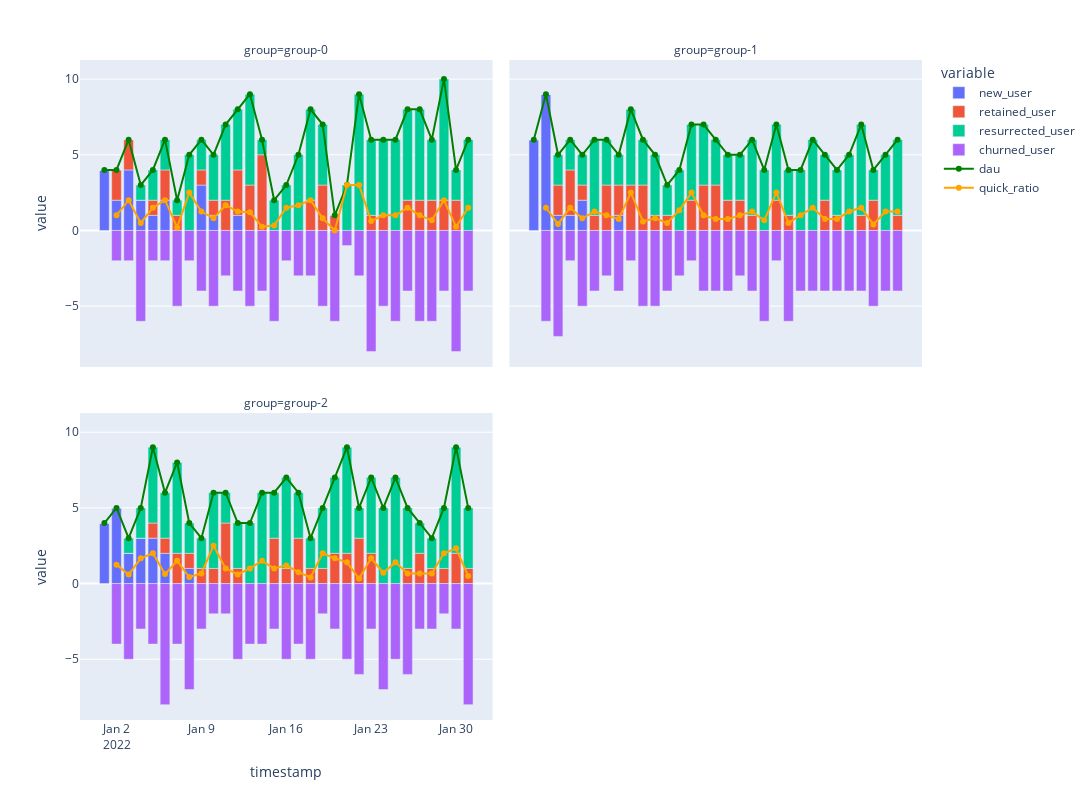

Notebook cell for this chart:
### Markdown cell above
# Quick Ratio

### Code cell
new = create_matrix_username_columns(df, COL_GROUP).assign(
    dau=create_matrix_username_columns(df, COL_GROUP).sum(axis=1),
    new_user=get_new_user(df, COL_GROUP),
    retained_user=get_retained_user(df, COL_GROUP),
    churned_user=get_churned_user(df, COL_GROUP),
    continuous_churned_user=get_continuous_churned_user(df, COL_GROUP),
    resurrected_user=get_resurrected_user(df, COL_GROUP),
).fillna(0)

new['total'] = new.new_user + new.retained_user + new.resurrected_user + new.churned_user + new.continuous_churned_user
new['check'] = new.dau == new.new_user + new.retained_user + new.resurrected_user

## Plot
new['quick_ratio'] = (new.new_user + new.resurrected_user) / new.churned_user
new['churned_user'] = -new['churned_user']
new['continuous_churned_user'] = -new['continuous_churned_user']
# display(new[new.total != num_users])

# WebGL mode
fig_dau = go.Scattergl(
    x=new.index,
    y=new['dau'],
    name='dau',
    mode='lines+markers',
)

fig_quick_ratio = go.Scattergl(
    x=new.index,
    y=new['quick_ratio'],
    name='quick_ratio',
    mode='lines+markers',
)

facet_col_args = {'facet_col': 'group', 'facet_col_wrap': 2}
width_height = {'width': 1200, 'height': 800}
fig = px.bar(new.reset_index(), x='timestamp', y=['new_user', 'retained_user', 'resurrected_user', 'churned_user'], **facet_col_args)
fig_dau = (
    px.line(new.reset_index(), x='timestamp', y=['dau'], markers=True, **facet_col_args)
    .update_traces(line_color='green')
)
fig_quick_ratio = (
    px.line(new.reset_index(), x='timestamp', y=['quick_ratio'], markers=True, **facet_col_args)
    .update_traces(line_color='orange')
)
fig.add_traces(fig_dau.data)
fig.add_traces(fig_quick_ratio.data)
fig.update_layout(
    **width_height,
)
fig

### Figure 1 — Plotly figure (JSON) as saved in the notebook; plotly's stock layout.template omitted (floating-point values rounded to 4 significant figures)
{"data": [{"alignmentgroup": "True", "hovertemplate": "variable=new_user<br>group=group-0<br>timestamp=%{x}<br>value=%{y}<extra></extra>", "legendgroup": "new_user", "marker": {"color": "#636efa", "pattern": {"shape": ""}}, "name": "new_user", "offsetgroup": "new_user", "orientation": "v", "showlegend": true, "textposition": "auto", "type": "bar", "x": ["2022-01-01T00:00:00", "2022-01-02T00:00:00", "2022-01-03T00:00:00", "2022-01-04T00:00:00", "2022-01-05T00:00:00", "2022-01-06T00:00:00", "2022-01-07T00:00:00", "2022-01-08T00:00:00", "2022-01-09T00:00:00", "2022-01-10T00:00:00", "2022-01-11T00:00:00", "2022-01-12T00:00:00", "2022-01-13T00:00:00", "2022-01-14T00:00:00", "2022-01-15T00:00:00", "2022-01-16T00:00:00", "2022-01-17T00:00:00", "2022-01-18T00:00:00", "2022-01-19T00:00:00", "2022-01-20T00:00:00", "2022-01-21T00:00:00", "2022-01-22T00:00:00", "2022-01-23T00:00:00", "2022-01-24T00:00:00", "2022-01-25T00:00:00", "2022-01-26T00:00:00", "2022-01-27T00:00:00", "2022-01-28T00:00:00", "2022-01-29T00:00:00", "2022-01-30T00:00:00", "2022-01-31T00:00:00"], "xaxis": "x3", "y": [4, 2, 4, 2, 1, 2, 0, 0, 3, 1, 0, 1, 0, 0, 0, 0, 0, 0, 0, 0, 0, 0, 0, 0, 0, 0, 0, 0, 0, 0, 0], "yaxis": "y3"}, {"alignmentgroup": "True", "hovertemplate": "variable=new_user<br>group=group-1<br>timestamp=%{x}<br>value=%{y}<extra></extra>", "legendgroup": "new_user", "marker": {"color": "#636efa", "pattern": {"shape": ""}}, "name": "new_user", "offsetgroup": "new_user", "orientation": "v", "showlegend": false, "textposition": "auto", "type": "bar", "x": ["2022-01-01T00:00:00", "2022-01-02T00:00:00", "2022-01-03T00:00:00", "2022-01-04T00:00:00", "2022-01-05T00:00:00", "2022-01-06T00:00:00", "2022-01-07T00:00:00", "2022-01-08T00:00:00", "2022-01-09T00:00:00", "2022-01-10T00:00:00", "2022-01-11T00:00:00", "2022-01-12T00:00:00", "2022-01-13T00:00:00", "2022-01-14T00:00:00", "2022-01-15T00:00:00", "2022-01-16T00:00:00", "2022-01-17T00:00:00", "2022-01-18T00:00:00", "2022-01-19T00:00:00", "2022-01-20T00:00:00", "2022-01-21T00:00:00", "2022-01-22T00:00:00", "2022-01-23T00:00:00", "2022-01-24T00:00:00", "2022-01-25T00:00:00", "2022-01-26T00:00:00", "2022-01-27T00:00:00", "2022-01-28T00:00:00", "2022-01-29T00:00:00", "2022-01-30T00:00:00", "2022-01-31T00:00:00"], "xaxis": "x4", "y": [6, 9, 1, 1, 2, 0, 0, 1, 0, 0, 0, 0, 0, 0, 0, 0, 0, 0, 0, 0, 0, 0, 0, 0, 0, 0, 0, 0, 0, 0, 0], "yaxis": "y4"}, {"alignmentgroup": "True", "hovertemplate": "variable=new_user<br>group=group-2<br>timestamp=%{x}<br>value=%{y}<extra></extra>", "legendgroup": "new_user", "marker": {"color": "#636efa", "pattern": {"shape": ""}}, "name": "new_user", "offsetgroup": "new_user", "orientation": "v", "showlegend": false, "textposition": "auto", "type": "bar", "x": ["2022-01-01T00:00:00", "2022-01-02T00:00:00", "2022-01-03T00:00:00", "2022-01-04T00:00:00", "2022-01-05T00:00:00", "2022-01-06T00:00:00", "2022-01-07T00:00:00", "2022-01-08T00:00:00", "2022-01-09T00:00:00", "2022-01-10T00:00:00", "2022-01-11T00:00:00", "2022-01-12T00:00:00", "2022-01-13T00:00:00", "2022-01-14T00:00:00", "2022-01-15T00:00:00", "2022-01-16T00:00:00", "2022-01-17T00:00:00", "2022-01-18T00:00:00", "2022-01-19T00:00:00", "2022-01-20T00:00:00", "2022-01-21T00:00:00", "2022-01-22T00:00:00", "2022-01-23T00:00:00", "2022-01-24T00:00:00", "2022-01-25T00:00:00", "2022-01-26T00:00:00", "2022-01-27T00:00:00", "2022-01-28T00:00:00", "2022-01-29T00:00:00", "2022-01-30T00:00:00", "2022-01-31T00:00:00"], "xaxis": "x", "y": [4, 5, 2, 3, 3, 2, 0, 1, 0, 0, 0, 0, 0, 0, 0, 0, 0, 0, 0, 0, 0, 0, 0, 0, 0, 0, 0, 0, 0, 0, 0], "yaxis": "y"}, {"alignmentgroup": "True", "hovertemplate": "variable=retained_user<br>group=group-0<br>timestamp=%{x}<br>value=%{y}<extra></extra>", "legendgroup": "retained_user", "marker": {"color": "#EF553B", "pattern": {"shape": ""}}, "name": "retained_user", "offsetgroup": "retained_user", "orientation": "v", "showlegend": true, "textposition": "auto", "type": "bar", "x": ["2022-01-01T00:00:00", "2022-01-02T00:00:00", "2022-01-03T00:00:00", "2022-01-04T00:00:00", "2022-01-05T00:00:00", "2022-01-06T00:00:00", "2022-01-07T00:00:00", "2022-01-08T00:00:00", "2022-01-09T00:00:00", "2022-01-10T00:00:00", "2022-01-11T00:00:00", "2022-01-12T00:00:00", "2022-01-13T00:00:00", "2022-01-14T00:00:00", "2022-01-15T00:00:00", "2022-01-16T00:00:00", "2022-01-17T00:00:00", "2022-01-18T00:00:00", "2022-01-19T00:00:00", "2022-01-20T00:00:00", "2022-01-21T00:00:00", "2022-01-22T00:00:00", "2022-01-23T00:00:00", "2022-01-24T00:00:00", "2022-01-25T00:00:00", "2022-01-26T00:00:00", "2022-01-27T00:00:00", "2022-01-28T00:00:00", "2022-01-29T00:00:00", "2022-01-30T00:00:00", "2022-01-31T00:00:00"], "xaxis": "x3", "y": [0, 2, 2, 0, 1, 2, 1, 0, 1, 1, 2, 3, 3, 5, 0, 0, 0, 2, 3, 1, 0, 0, 1, 1, 0, 2, 2, 2, 2, 2, 0], "yaxis": "y3"}, {"alignmentgroup": "True", "hovertemplate": "variable=retained_user<br>group=group-1<br>timestamp=%{x}<br>value=%{y}<extra></extra>", "legendgroup": "retained_user", "marker": {"color": "#EF553B", "pattern": {"shape": ""}}, "name": "retained_user", "offsetgroup": "retained_user", "orientation": "v", "showlegend": false, "textposition": "auto", "type": "bar", "x": ["2022-01-01T00:00:00", "2022-01-02T00:00:00", "2022-01-03T00:00:00", "2022-01-04T00:00:00", "2022-01-05T00:00:00", "2022-01-06T00:00:00", "2022-01-07T00:00:00", "2022-01-08T00:00:00", "2022-01-09T00:00:00", "2022-01-10T00:00:00", "2022-01-11T00:00:00", "2022-01-12T00:00:00", "2022-01-13T00:00:00", "2022-01-14T00:00:00", "2022-01-15T00:00:00", "2022-01-16T00:00:00", "2022-01-17T00:00:00", "2022-01-18T00:00:00", "2022-01-19T00:00:00", "2022-01-20T00:00:00", "2022-01-21T00:00:00", "2022-01-22T00:00:00", "2022-01-23T00:00:00", "2022-01-24T00:00:00", "2022-01-25T00:00:00", "2022-01-26T00:00:00", "2022-01-27T00:00:00", "2022-01-28T00:00:00", "2022-01-29T00:00:00", "2022-01-30T00:00:00", "2022-01-31T00:00:00"], "xaxis": "x4", "y": [0, 0, 2, 3, 1, 1, 3, 2, 3, 3, 1, 1, 0, 2, 3, 3, 2, 2, 1, 0, 2, 1, 0, 0, 2, 1, 0, 1, 2, 0, 1], "yaxis": "y4"}, {"alignmentgroup": "True", "hovertemplate": "variable=retained_user<br>group=group-2<br>timestamp=%{x}<br>value=%{y}<extra></extra>", "legendgroup": "retained_user", "marker": {"color": "#EF553B", "pattern": {"shape": ""}}, "name": "retained_user", "offsetgroup": "retained_user", "orientation": "v", "showlegend": false, "textposition": "auto", "type": "bar", "x": ["2022-01-01T00:00:00", "2022-01-02T00:00:00", "2022-01-03T00:00:00", "2022-01-04T00:00:00", "2022-01-05T00:00:00", "2022-01-06T00:00:00", "2022-01-07T00:00:00", "2022-01-08T00:00:00", "2022-01-09T00:00:00", "2022-01-10T00:00:00", "2022-01-11T00:00:00", "2022-01-12T00:00:00", "2022-01-13T00:00:00", "2022-01-14T00:00:00", "2022-01-15T00:00:00", "2022-01-16T00:00:00", "2022-01-17T00:00:00", "2022-01-18T00:00:00", "2022-01-19T00:00:00", "2022-01-20T00:00:00", "2022-01-21T00:00:00", "2022-01-22T00:00:00", "2022-01-23T00:00:00", "2022-01-24T00:00:00", "2022-01-25T00:00:00", "2022-01-26T00:00:00", "2022-01-27T00:00:00", "2022-01-28T00:00:00", "2022-01-29T00:00:00", "2022-01-30T00:00:00", "2022-01-31T00:00:00"], "xaxis": "x", "y": [0, 0, 0, 0, 1, 1, 2, 1, 1, 1, 4, 1, 0, 0, 3, 1, 3, 1, 1, 2, 2, 3, 2, 0, 0, 1, 2, 1, 1, 2, 1], "yaxis": "y"}, {"alignmentgroup": "True", "hovertemplate": "variable=resurrected_user<br>group=group-0<br>timestamp=%{x}<br>value=%{y}<extra></extra>", "legendgroup": "resurrected_user", "marker": {"color": "#00cc96", "pattern": {"shape": ""}}, "name": "resurrected_user", "offsetgroup": "resurrected_user", "orientation": "v", "showlegend": true, "textposition": "auto", "type": "bar", "x": ["2022-01-01T00:00:00", "2022-01-02T00:00:00", "2022-01-03T00:00:00", "2022-01-04T00:00:00", "2022-01-05T00:00:00", "2022-01-06T00:00:00", "2022-01-07T00:00:00", "2022-01-08T00:00:00", "2022-01-09T00:00:00", "2022-01-10T00:00:00", "2022-01-11T00:00:00", "2022-01-12T00:00:00", "2022-01-13T00:00:00", "2022-01-14T00:00:00", "2022-01-15T00:00:00", "2022-01-16T00:00:00", "2022-01-17T00:00:00", "2022-01-18T00:00:00", "2022-01-19T00:00:00", "2022-01-20T00:00:00", "2022-01-21T00:00:00", "2022-01-22T00:00:00", "2022-01-23T00:00:00", "2022-01-24T00:00:00", "2022-01-25T00:00:00", "2022-01-26T00:00:00", "2022-01-27T00:00:00", "2022-01-28T00:00:00", "2022-01-29T00:00:00", "2022-01-30T00:00:00", "2022-01-31T00:00:00"], "xaxis": "x3", "y": [0, 0, 0, 1, 2, 2, 1, 5, 2, 3, 5, 4, 6, 1, 2, 3, 5, 6, 4, 0, 3, 9, 5, 5, 6, 6, 6, 4, 8, 2, 6], "yaxis": "y3"}, {"alignmentgroup": "True", "hovertemplate": "variable=resurrected_user<br>group=group-1<br>timestamp=%{x}<br>value=%{y}<extra></extra>", "legendgroup": "resurrected_user", "marker": {"color": "#00cc96", "pattern": {"shape": ""}}, "name": "resurrected_user", "offsetgroup": "resurrected_user", "orientation": "v", "showlegend": false, "textposition": "auto", "type": "bar", "x": ["2022-01-01T00:00:00", "2022-01-02T00:00:00", "2022-01-03T00:00:00", "2022-01-04T00:00:00", "2022-01-05T00:00:00", "2022-01-06T00:00:00", "2022-01-07T00:00:00", "2022-01-08T00:00:00", "2022-01-09T00:00:00", "2022-01-10T00:00:00", "2022-01-11T00:00:00", "2022-01-12T00:00:00", "2022-01-13T00:00:00", "2022-01-14T00:00:00", "2022-01-15T00:00:00", "2022-01-16T00:00:00", "2022-01-17T00:00:00", "2022-01-18T00:00:00", "2022-01-19T00:00:00", "2022-01-20T00:00:00", "2022-01-21T00:00:00", "2022-01-22T00:00:00", "2022-01-23T00:00:00", "2022-01-24T00:00:00", "2022-01-25T00:00:00", "2022-01-26T00:00:00", "2022-01-27T00:00:00", "2022-01-28T00:00:00", "2022-01-29T00:00:00", "2022-01-30T00:00:00", "2022-01-31T00:00:00"], "xaxis": "x4", "y": [0, 0, 2, 2, 2, 5, 3, 2, 5, 3, 4, 2, 4, 5, 4, 3, 3, 3, 5, 4, 5, 3, 4, 6, 3, 3, 5, 6, 2, 5, 5], "yaxis": "y4"}, {"alignmentgroup": "True", "hovertemplate": "variable=resurrected_user<br>group=group-2<br>timestamp=%{x}<br>value=%{y}<extra></extra>", "legendgroup": "resurrected_user", "marker": {"color": "#00cc96", "pattern": {"shape": ""}}, "name": "resurrected_user", "offsetgroup": "resurrected_user", "orientation": "v", "showlegend": false, "textposition": "auto", "type": "bar", "x": ["2022-01-01T00:00:00", "2022-01-02T00:00:00", "2022-01-03T00:00:00", "2022-01-04T00:00:00", "2022-01-05T00:00:00", "2022-01-06T00:00:00", "2022-01-07T00:00:00", "2022-01-08T00:00:00", "2022-01-09T00:00:00", "2022-01-10T00:00:00", "2022-01-11T00:00:00", "2022-01-12T00:00:00", "2022-01-13T00:00:00", "2022-01-14T00:00:00", "2022-01-15T00:00:00", "2022-01-16T00:00:00", "2022-01-17T00:00:00", "2022-01-18T00:00:00", "2022-01-19T00:00:00", "2022-01-20T00:00:00", "2022-01-21T00:00:00", "2022-01-22T00:00:00", "2022-01-23T00:00:00", "2022-01-24T00:00:00", "2022-01-25T00:00:00", "2022-01-26T00:00:00", "2022-01-27T00:00:00", "2022-01-28T00:00:00", "2022-01-29T00:00:00", "2022-01-30T00:00:00", "2022-01-31T00:00:00"], "xaxis": "x", "y": [0, 0, 1, 2, 5, 3, 6, 2, 2, 5, 2, 3, 4, 6, 3, 6, 3, 2, 4, 5, 7, 2, 5, 5, 7, 4, 2, 2, 4, 7, 4], "yaxis": "y"}, {"alignmentgroup": "True", "hovertemplate": "variable=churned_user<br>group=group-0<br>timestamp=%{x}<br>value=%{y}<extra></extra>", "legendgroup": "churned_user", "marker": {"color": "#ab63fa", "pattern": {"shape": ""}}, "name": "churned_user", "offsetgroup": "churned_user", "orientation": "v", "showlegend": true, "textposition": "auto", "type": "bar", "x": ["2022-01-01T00:00:00", "2022-01-02T00:00:00", "2022-01-03T00:00:00", "2022-01-04T00:00:00", "2022-01-05T00:00:00", "2022-01-06T00:00:00", "2022-01-07T00:00:00", "2022-01-08T00:00:00", "2022-01-09T00:00:00", "2022-01-10T00:00:00", "2022-01-11T00:00:00", "2022-01-12T00:00:00", "2022-01-13T00:00:00", "2022-01-14T00:00:00", "2022-01-15T00:00:00", "2022-01-16T00:00:00", "2022-01-17T00:00:00", "2022-01-18T00:00:00", "2022-01-19T00:00:00", "2022-01-20T00:00:00", "2022-01-21T00:00:00", "2022-01-22T00:00:00", "2022-01-23T00:00:00", "2022-01-24T00:00:00", "2022-01-25T00:00:00", "2022-01-26T00:00:00", "2022-01-27T00:00:00", "2022-01-28T00:00:00", "2022-01-29T00:00:00", "2022-01-30T00:00:00", "2022-01-31T00:00:00"], "xaxis": "x3", "y": [0, -2, -2, -6, -2, -2, -5, -2, -4, -5, -3, -4, -5, -4, -6, -2, -3, -3, -5, -6, -1, -3, -8, -5, -6, -4, -6, -6, -4, -8, -4], "yaxis": "y3"}, {"alignmentgroup": "True", "hovertemplate": "variable=churned_user<br>group=group-1<br>timestamp=%{x}<br>value=%{y}<extra></extra>", "legendgroup": "churned_user", "marker": {"color": "#ab63fa", "pattern": {"shape": ""}}, "name": "churned_user", "offsetgroup": "churned_user", "orientation": "v", "showlegend": false, "textposition": "auto", "type": "bar", "x": ["2022-01-01T00:00:00", "2022-01-02T00:00:00", "2022-01-03T00:00:00", "2022-01-04T00:00:00", "2022-01-05T00:00:00", "2022-01-06T00:00:00", "2022-01-07T00:00:00", "2022-01-08T00:00:00", "2022-01-09T00:00:00", "2022-01-10T00:00:00", "2022-01-11T00:00:00", "2022-01-12T00:00:00", "2022-01-13T00:00:00", "2022-01-14T00:00:00", "2022-01-15T00:00:00", "2022-01-16T00:00:00", "2022-01-17T00:00:00", "2022-01-18T00:00:00", "2022-01-19T00:00:00", "2022-01-20T00:00:00", "2022-01-21T00:00:00", "2022-01-22T00:00:00", "2022-01-23T00:00:00", "2022-01-24T00:00:00", "2022-01-25T00:00:00", "2022-01-26T00:00:00", "2022-01-27T00:00:00", "2022-01-28T00:00:00", "2022-01-29T00:00:00", "2022-01-30T00:00:00", "2022-01-31T00:00:00"], "xaxis": "x4", "y": [0, -6, -7, -2, -5, -4, -3, -4, -2, -5, -5, -4, -3, -2, -4, -4, -4, -3, -4, -6, -2, -6, -4, -4, -4, -4, -4, -4, -5, -4, -4], "yaxis": "y4"}, {"alignmentgroup": "True", "hovertemplate": "variable=churned_user<br>group=group-2<br>timestamp=%{x}<br>value=%{y}<extra></extra>", "legendgroup": "churned_user", "marker": {"color": "#ab63fa", "pattern": {"shape": ""}}, "name": "churned_user", "offsetgroup": "churned_user", "orientation": "v", "showlegend": false, "textposition": "auto", "type": "bar", "x": ["2022-01-01T00:00:00", "2022-01-02T00:00:00", "2022-01-03T00:00:00", "2022-01-04T00:00:00", "2022-01-05T00:00:00", "2022-01-06T00:00:00", "2022-01-07T00:00:00", "2022-01-08T00:00:00", "2022-01-09T00:00:00", "2022-01-10T00:00:00", "2022-01-11T00:00:00", "2022-01-12T00:00:00", "2022-01-13T00:00:00", "2022-01-14T00:00:00", "2022-01-15T00:00:00", "2022-01-16T00:00:00", "2022-01-17T00:00:00", "2022-01-18T00:00:00", "2022-01-19T00:00:00", "2022-01-20T00:00:00", "2022-01-21T00:00:00", "2022-01-22T00:00:00", "2022-01-23T00:00:00", "2022-01-24T00:00:00", "2022-01-25T00:00:00", "2022-01-26T00:00:00", "2022-01-27T00:00:00", "2022-01-28T00:00:00", "2022-01-29T00:00:00", "2022-01-30T00:00:00", "2022-01-31T00:00:00"], "xaxis": "x", "y": [0, -4, -5, -3, -4, -8, -4, -7, -3, -2, -2, -5, -4, -4, -3, -5, -4, -5, -2, -3, -5, -6, -3, -7, -5, -6, -3, -3, -2, -3, -8], "yaxis": "y"}, {"hovertemplate": "variable=dau<br>group=group-0<br>timestamp=%{x}<br>value=%{y}<extra></extra>", "legendgroup": "dau", "line": {"color": "green", "dash": "solid"}, "marker": {"symbol": "circle"}, "mode": "lines+markers", "name": "dau", "orientation": "v", "showlegend": true, "type": "scatter", "x": ["2022-01-01T00:00:00", "2022-01-02T00:00:00", "2022-01-03T00:00:00", "2022-01-04T00:00:00", "2022-01-05T00:00:00", "2022-01-06T00:00:00", "2022-01-07T00:00:00", "2022-01-08T00:00:00", "2022-01-09T00:00:00", "2022-01-10T00:00:00", "2022-01-11T00:00:00", "2022-01-12T00:00:00", "2022-01-13T00:00:00", "2022-01-14T00:00:00", "2022-01-15T00:00:00", "2022-01-16T00:00:00", "2022-01-17T00:00:00", "2022-01-18T00:00:00", "2022-01-19T00:00:00", "2022-01-20T00:00:00", "2022-01-21T00:00:00", "2022-01-22T00:00:00", "2022-01-23T00:00:00", "2022-01-24T00:00:00", "2022-01-25T00:00:00", "2022-01-26T00:00:00", "2022-01-27T00:00:00", "2022-01-28T00:00:00", "2022-01-29T00:00:00", "2022-01-30T00:00:00", "2022-01-31T00:00:00"], "xaxis": "x3", "y": [4, 4, 6, 3, 4, 6, 2, 5, 6, 5, 7, 8, 9, 6, 2, 3, 5, 8, 7, 1, 3, 9, 6, 6, 6, 8, 8, 6, 10, 4, 6], "yaxis": "y3"}, {"hovertemplate": "variable=dau<br>group=group-1<br>timestamp=%{x}<br>value=%{y}<extra></extra>", "legendgroup": "dau", "line": {"color": "green", "dash": "solid"}, "marker": {"symbol": "circle"}, "mode": "lines+markers", "name": "dau", "orientation": "v", "showlegend": false, "type": "scatter", "x": ["2022-01-01T00:00:00", "2022-01-02T00:00:00", "2022-01-03T00:00:00", "2022-01-04T00:00:00", "2022-01-05T00:00:00", "2022-01-06T00:00:00", "2022-01-07T00:00:00", "2022-01-08T00:00:00", "2022-01-09T00:00:00", "2022-01-10T00:00:00", "2022-01-11T00:00:00", "2022-01-12T00:00:00", "2022-01-13T00:00:00", "2022-01-14T00:00:00", "2022-01-15T00:00:00", "2022-01-16T00:00:00", "2022-01-17T00:00:00", "2022-01-18T00:00:00", "2022-01-19T00:00:00", "2022-01-20T00:00:00", "2022-01-21T00:00:00", "2022-01-22T00:00:00", "2022-01-23T00:00:00", "2022-01-24T00:00:00", "2022-01-25T00:00:00", "2022-01-26T00:00:00", "2022-01-27T00:00:00", "2022-01-28T00:00:00", "2022-01-29T00:00:00", "2022-01-30T00:00:00", "2022-01-31T00:00:00"], "xaxis": "x4", "y": [6, 9, 5, 6, 5, 6, 6, 5, 8, 6, 5, 3, 4, 7, 7, 6, 5, 5, 6, 4, 7, 4, 4, 6, 5, 4, 5, 7, 4, 5, 6], "yaxis": "y4"}, {"hovertemplate": "variable=dau<br>group=group-2<br>timestamp=%{x}<br>value=%{y}<extra></extra>", "legendgroup": "dau", "line": {"color": "green", "dash": "solid"}, "marker": {"symbol": "circle"}, "mode": "lines+markers", "name": "dau", "orientation": "v", "showlegend": false, "type": "scatter", "x": ["2022-01-01T00:00:00", "2022-01-02T00:00:00", "2022-01-03T00:00:00", "2022-01-04T00:00:00", "2022-01-05T00:00:00", "2022-01-06T00:00:00", "2022-01-07T00:00:00", "2022-01-08T00:00:00", "2022-01-09T00:00:00", "2022-01-10T00:00:00", "2022-01-11T00:00:00", "2022-01-12T00:00:00", "2022-01-13T00:00:00", "2022-01-14T00:00:00", "2022-01-15T00:00:00", "2022-01-16T00:00:00", "2022-01-17T00:00:00", "2022-01-18T00:00:00", "2022-01-19T00:00:00", "2022-01-20T00:00:00", "2022-01-21T00:00:00", "2022-01-22T00:00:00", "2022-01-23T00:00:00", "2022-01-24T00:00:00", "2022-01-25T00:00:00", "2022-01-26T00:00:00", "2022-01-27T00:00:00", "2022-01-28T00:00:00", "2022-01-29T00:00:00", "2022-01-30T00:00:00", "2022-01-31T00:00:00"], "xaxis": "x", "y": [4, 5, 3, 5, 9, 6, 8, 4, 3, 6, 6, 4, 4, 6, 6, 7, 6, 3, 5, 7, 9, 5, 7, 5, 7, 5, 4, 3, 5, 9, 5], "yaxis": "y"}, {"hovertemplate": "variable=quick_ratio<br>group=group-0<br>timestamp=%{x}<br>value=%{y}<extra></extra>", "legendgroup": "quick_ratio", "line": {"color": "orange", "dash": "solid"}, "marker": {"symbol": "circle"}, "mode": "lines+markers", "name": "quick_ratio", "orientation": "v", "showlegend": true, "type": "scatter", "x": ["2022-01-01T00:00:00", "2022-01-02T00:00:00", "2022-01-03T00:00:00", "2022-01-04T00:00:00", "2022-01-05T00:00:00", "2022-01-06T00:00:00", "2022-01-07T00:00:00", "2022-01-08T00:00:00", "2022-01-09T00:00:00", "2022-01-10T00:00:00", "2022-01-11T00:00:00", "2022-01-12T00:00:00", "2022-01-13T00:00:00", "2022-01-14T00:00:00", "2022-01-15T00:00:00", "2022-01-16T00:00:00", "2022-01-17T00:00:00", "2022-01-18T00:00:00", "2022-01-19T00:00:00", "2022-01-20T00:00:00", "2022-01-21T00:00:00", "2022-01-22T00:00:00", "2022-01-23T00:00:00", "2022-01-24T00:00:00", "2022-01-25T00:00:00", "2022-01-26T00:00:00", "2022-01-27T00:00:00", "2022-01-28T00:00:00", "2022-01-29T00:00:00", "2022-01-30T00:00:00", "2022-01-31T00:00:00"], "xaxis": "x3", "y": [null, 1, 2, 0.5, 1.5, 2, 0.2, 2.5, 1.25, 0.8, 1.667, 1.25, 1.2, 0.25, 0.3333, 1.5, 1.667, 2, 0.8, 0, 3, 3, 0.625, 1, 1, 1.5, 1, 0.6667, 2, 0.25, 1.5], "yaxis": "y3"}, {"hovertemplate": "variable=quick_ratio<br>group=group-1<br>timestamp=%{x}<br>value=%{y}<extra></extra>", "legendgroup": "quick_ratio", "line": {"color": "orange", "dash": "solid"}, "marker": {"symbol": "circle"}, "mode": "lines+markers", "name": "quick_ratio", "orientation": "v", "showlegend": false, "type": "scatter", "x": ["2022-01-01T00:00:00", "2022-01-02T00:00:00", "2022-01-03T00:00:00", "2022-01-04T00:00:00", "2022-01-05T00:00:00", "2022-01-06T00:00:00", "2022-01-07T00:00:00", "2022-01-08T00:00:00", "2022-01-09T00:00:00", "2022-01-10T00:00:00", "2022-01-11T00:00:00", "2022-01-12T00:00:00", "2022-01-13T00:00:00", "2022-01-14T00:00:00", "2022-01-15T00:00:00", "2022-01-16T00:00:00", "2022-01-17T00:00:00", "2022-01-18T00:00:00", "2022-01-19T00:00:00", "2022-01-20T00:00:00", "2022-01-21T00:00:00", "2022-01-22T00:00:00", "2022-01-23T00:00:00", "2022-01-24T00:00:00", "2022-01-25T00:00:00", "2022-01-26T00:00:00", "2022-01-27T00:00:00", "2022-01-28T00:00:00", "2022-01-29T00:00:00", "2022-01-30T00:00:00", "2022-01-31T00:00:00"], "xaxis": "x4", "y": [null, 1.5, 0.4286, 1.5, 0.8, 1.25, 1, 0.75, 2.5, 0.6, 0.8, 0.5, 1.333, 2.5, 1, 0.75, 0.75, 1, 1.25, 0.6667, 2.5, 0.5, 1, 1.5, 0.75, 0.75, 1.25, 1.5, 0.4, 1.25, 1.25], "yaxis": "y4"}, {"hovertemplate": "variable=quick_ratio<br>group=group-2<br>timestamp=%{x}<br>value=%{y}<extra></extra>", "legendgroup": "quick_ratio", "line": {"color": "orange", "dash": "solid"}, "marker": {"symbol": "circle"}, "mode": "lines+markers", "name": "quick_ratio", "orientation": "v", "showlegend": false, "type": "scatter", "x": ["2022-01-01T00:00:00", "2022-01-02T00:00:00", "2022-01-03T00:00:00", "2022-01-04T00:00:00", "2022-01-05T00:00:00", "2022-01-06T00:00:00", "2022-01-07T00:00:00", "2022-01-08T00:00:00", "2022-01-09T00:00:00", "2022-01-10T00:00:00", "2022-01-11T00:00:00", "2022-01-12T00:00:00", "2022-01-13T00:00:00", "2022-01-14T00:00:00", "2022-01-15T00:00:00", "2022-01-16T00:00:00", "2022-01-17T00:00:00", "2022-01-18T00:00:00", "2022-01-19T00:00:00", "2022-01-20T00:00:00", "2022-01-21T00:00:00", "2022-01-22T00:00:00", "2022-01-23T00:00:00", "2022-01-24T00:00:00", "2022-01-25T00:00:00", "2022-01-26T00:00:00", "2022-01-27T00:00:00", "2022-01-28T00:00:00", "2022-01-29T00:00:00", "2022-01-30T00:00:00", "2022-01-31T00:00:00"], "xaxis": "x", "y": [null, 1.25, 0.6, 1.667, 2, 0.625, 1.5, 0.4286, 0.6667, 2.5, 1, 0.6, 1, 1.5, 1, 1.2, 0.75, 0.4, 2, 1.667, 1.4, 0.3333, 1.667, 0.7143, 1.4, 0.6667, 0.6667, 0.6667, 2, 2.333, 0.5], "yaxis": "y"}], "layout": {"annotations": [{"font": {}, "showarrow": false, "text": "group=group-2", "x": 0.245, "xanchor": "center", "xref": "paper", "y": 0.465, "yanchor": "bottom", "yref": "paper"}, {"font": {}, "showarrow": false, "text": "group=group-0", "x": 0.245, "xanchor": "center", "xref": "paper", "y": 1.0, "yanchor": "bottom", "yref": "paper"}, {"font": {}, "showarrow": false, "text": "group=group-1", "x": 0.755, "xanchor": "center", "xref": "paper", "y": 1.0, "yanchor": "bottom", "yref": "paper"}], "barmode": "relative", "height": 800, "legend": {"title": {"text": "variable"}, "tracegroupgap": 0}, "margin": {"t": 60}, "width": 1200, "xaxis": {"anchor": "y", "autorange": true, "domain": [0, 0.49], "range": ["2021-12-30 00:38:15.6967", "2022-02-01 23:21:44.3033"], "title": {"text": "timestamp"}, "type": "date"}, "xaxis2": {"anchor": "y2", "domain": [0.51, 1], "matches": "x", "title": {"text": "timestamp"}}, "xaxis3": {"anchor": "y3", "autorange": true, "domain": [0, 0.49], "matches": "x", "range": ["2021-12-30 00:38:15.6967", "2022-02-01 23:21:44.3033"], "showticklabels": false, "type": "date"}, "xaxis4": {"anchor": "y4", "autorange": true, "domain": [0.51, 1], "matches": "x", "range": ["2021-12-30 00:38:15.6967", "2022-02-01 23:21:44.3033"], "showticklabels": false, "type": "date"}, "yaxis": {"anchor": "x", "autorange": true, "domain": [0, 0.465], "range": [-9.014, 11.26], "title": {"text": "value"}, "type": "linear"}, "yaxis2": {"anchor": "x2", "domain": [0, 0.465], "matches": "y", "showticklabels": false}, "yaxis3": {"anchor": "x3", "autorange": true, "domain": [0.535, 1.0], "matches": "y", "range": [-9.014, 11.26], "title": {"text": "value"}, "type": "linear"}, "yaxis4": {"anchor": "x4", "autorange": true, "domain": [0.535, 1.0], "matches": "y", "range": [-9.014, 11.26], "showticklabels": false, "type": "linear"}}}
